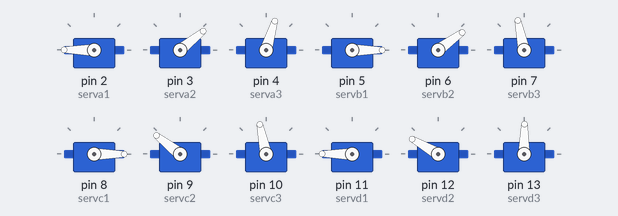
The sketch below on a simulated Arduino Uno, built with avr-gcc and run on an emulated ATmega328P. Parts: 12 × servo.

Above: at 11.45 s.
At 11.9 s:
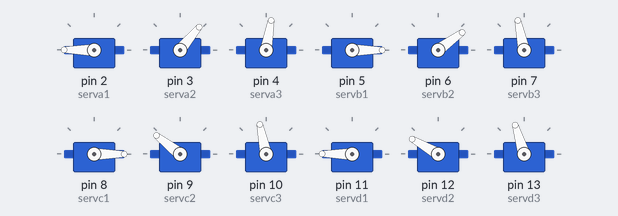
At 12.25 s:
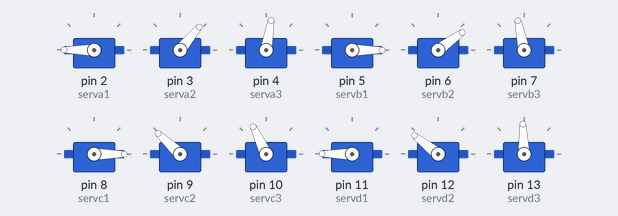
At 12.65 s:
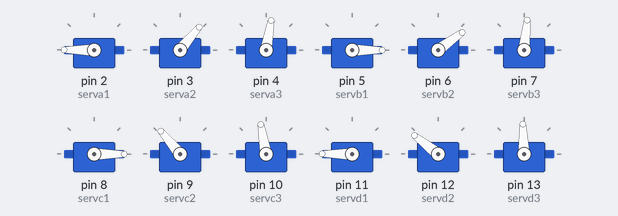
At 12.95 s:
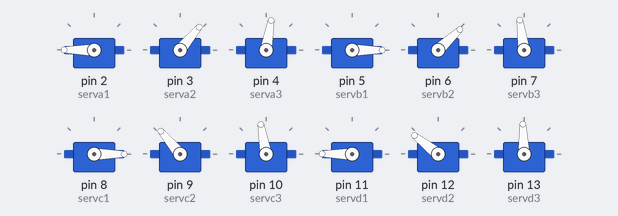
Timing chart, 0 to 15.8 s (numbered marks = the images above):
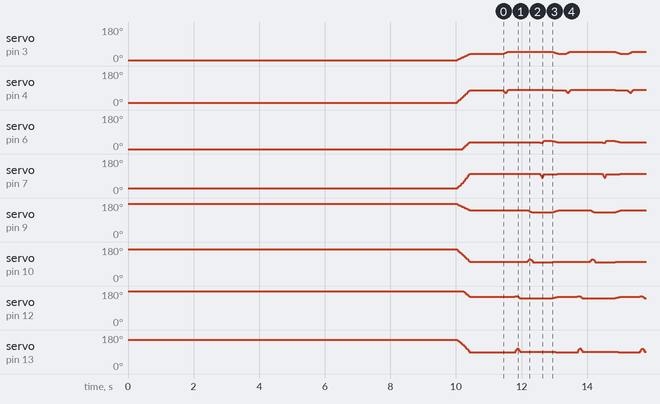

The sketch:

Arduino_Receiver.ino
```cpp
#include <Servo.h>

Servo serva1;
Servo serva2;
Servo serva3;

Servo servb1;
Servo servb2;
Servo servb3;

Servo servc1;
Servo servc2;
Servo servc3;

Servo servd1;
Servo servd2;
Servo servd3;

double x = -31.75,y = 0,z = 15;
double l1 = 31.75, l2 = 80, l3 = 80;

double x2da = 0, y2da = 15;
double x2db = 30, y2db = 15;
double x2dc = 0, y2dc = 15;
double x2dd = 30, y2dd = 15;

double theta1Deg = 0;
double theta2Deg = 0;
double theta3Deg = 0;

double theta1Deg2d = 0;
double theta2Deg2d = 0;

int td = 1;
int resolution = 50;
int state = 0;

char command;
/** 3D Inverse Kinematics **/
void IK_Calc(double x, double y, double z)
{
  /****Inverse Kinematics****/
  double ag = sqrt(sq(x)+sq(y)-sq(l1));

  double ac = sqrt(sq(ag)+sq(z));

  double theta1 = PI-(atan2(y,x)+atan2(ag,l1));

  double a = acos(-(sq(ac)-sq(l2)-sq(l3))/(2*l2*l3));

  double theta3 = PI - a;

  double theta2 = atan2(z,ag)-atan2(l3*sin(theta3),l2+l3*cos(theta3));
  /***************************/

  /******radian 2 degree******/
  theta1Deg=theta1*180/PI;
  theta2Deg=theta2*180/PI;
  theta3Deg=theta3*180/PI;
  /***************************/
}

/** 2d inverse Kinematics **/
void IK_Calc2D(double x, double y)
{
  double r = sq(x)+sq(y);

  double c2 = (r-sq(l2)-sq(l3))/(2*l2*l3);

  double a = acos(-(r-sq(l2)-sq(l3))/(2*l2*l3));

  double s2 = sqrt(1-sq(c2));

  double theta2=atan2(s2,c2);

  double b = atan2(l3*s2,l2+(l3*c2));

  double c = atan2(y,x);

  double theta1 = c-b;

  theta1Deg2d=theta1*180/PI;
  theta2Deg2d=theta2*180/PI;
}

void setup() {
  Serial.begin(115200);
  serva1.attach(2); //180 invert angle
  serva2.attach(3); //0   normal angle
  serva3.attach(4); //180 invert angle

  servb1.attach(5); //0   normal angle
  servb2.attach(6); //0   normal angle
  servb3.attach(7); //180 invert angle

  servc1.attach(8); //0   normal  angle
  servc2.attach(9); //180 invert angle
  servc3.attach(10);  //0 normal angle

  servd1.attach(11);  //180 invert angle
  servd2.attach(12);  //180 invert angle
  servd3.attach(13);  //0   normal angle

  IK_Calc(x, y, z);
  IK_Calc2D(x2da, y2da);
  serva1.write(map(theta1Deg,0,180,180,0));
  serva2.write(theta1Deg2d);
  serva3.write(map(theta2Deg2d,0,180,180,0));
  IK_Calc2D(x2db, y2db);
  servb1.write(theta1Deg);
  servb2.write(theta1Deg2d);
  servb3.write(map(theta2Deg2d,0,180,180,0));
  IK_Calc2D(x2dc, y2dc);
  servc1.write(theta1Deg);
  servc2.write(map(theta1Deg2d,0,180,180,0));
  servc3.write(theta2Deg2d);
  IK_Calc2D(x2dd, y2dd);
  servd1.write(map(theta1Deg,0,180,180,0));
  servd2.write(map(theta1Deg2d,0,180,180,0));
  servd3.write(theta2Deg2d);//*/
  delay(10000);

  for(int i = 0;i<resolution;i++){
    y2da=y2da+1.7;
    y2db=y2db+2.1;
    y2dc=y2dc+1.7;
    y2dd=y2dd+1.9;
    if (y2da>100)y2da=100;
    if (y2db>120)y2db=120;
    if (y2dc>100)y2dc=100;
    if (y2dd>110)y2dd=110;

    IK_Calc2D(x2da, y2da);
    serva1.write(map(theta1Deg,0,180,180,0));
    serva2.write(theta1Deg2d);
    serva3.write(map(theta2Deg2d,0,180,180,0));
    IK_Calc2D(x2db, y2db);
    servb1.write(theta1Deg);
    servb2.write(theta1Deg2d);
    servb3.write(map(theta2Deg2d,0,180,180,0));
    IK_Calc2D(x2dc, y2dc);
    servc1.write(theta1Deg);
    servc2.write(map(theta1Deg2d,0,180,180,0));
    servc3.write(theta2Deg2d);
    IK_Calc2D(x2dd, y2dd);
    servd1.write(map(theta1Deg,0,180,180,0));
    servd2.write(map(theta1Deg2d,0,180,180,0));
    servd3.write(theta2Deg2d);
    delay(5);
  }
  delay(1000);
}

void loop() {
  if (state == 0)
  {
    for(int Step = 0;Step<20;Step++)
    {
      //step1
      for(int i = 0;i<=resolution;i++)
      {
        y2da=y2da-0.4;
        x2da=x2da-0.4;
        if(y2da<80)y2da=80;
        if(x2da<-20)x2da=-20;
        IK_Calc2D(x2da, y2da);
        serva2.write(theta1Deg2d);
        serva3.write(map(theta2Deg2d,0,180,180,0));
        delay(td);
      }
      for(int i = 0;i<=resolution;i++)
      {
        y2da=y2da+0.4;
        if(y2da>100)y2da=100;
        IK_Calc2D(x2da, y2da);
        serva2.write(theta1Deg2d);
        serva3.write(map(theta2Deg2d,0,180,180,0));
        delay(td);
      }
      delay(200);
      //step2
      for(int i = 0;i<=resolution;i++)
      {
        y2dd=y2dd-0.4;
        x2dd=x2dd-0.4;
        if(y2dd<80)y2dd=80;
        if(x2dd<10)x2dd=10;
        IK_Calc2D(x2dd, y2dd);
        servd2.write(map(theta1Deg2d,0,180,180,0));
        servd3.write(theta2Deg2d);
        delay(td);
      }
      for(int i = 0;i<=resolution;i++)
      {
        y2dd=y2dd+0.6;
        if(y2dd>110)y2dd=110;
        IK_Calc2D(x2dd, y2dd);
        servd2.write(map(theta1Deg2d,0,180,180,0));
        servd3.write(theta2Deg2d);
        delay(td);
      }
      delay(200);
      //step3
      for(int i = 0;i<=resolution;i++)
      {
        y2dc=y2dc-0.4;
        x2dc=x2dc-0.4;
        if(y2dc<80)y2dc=80;
        if(x2dc<-20)x2dc=-20;
        IK_Calc2D(x2dc, y2dc);
        servc2.write(map(theta1Deg2d,0,180,180,0));
        servc3.write(theta2Deg2d);
        delay(td);
      }
      for(int i = 0;i<=resolution;i++)
      {
        y2dc=y2dc+0.4;
        if(y2dc>100)y2dc=100;
        IK_Calc2D(x2dc, y2dc);
        servc2.write(map(theta1Deg2d,0,180,180,0));
        servc3.write(theta2Deg2d);
        delay(td);
      }
      delay(200);

      //step4
      for(int i = 0;i<=resolution;i++)
      {
        y2db=y2db-0.4;
        x2db=x2db-0.4;
        if(y2db<80)y2db=80;
        if(x2db<10)x2db=10;
        IK_Calc2D(x2db, y2db);
        servb2.write(theta1Deg2d);
        servb3.write(map(theta2Deg2d,0,180,180,0));
        delay(td);
      }
      for(int i = 0;i<=resolution;i++)
      {
        y2db=y2db+0.8;
        if(y2db>120)y2db=120;
        IK_Calc2D(x2db, y2db);
        servb2.write(theta1Deg2d);
        servb3.write(map(theta2Deg2d,0,180,180,0));
        delay(td);
      }
      delay(200);
      //lean forward
      for(int i = 0;i<=resolution;i++)
      {
        x2da=x2da+0.4;
        x2db=x2db+0.4;
        x2dc=x2dc+0.4;
        x2dd=x2dd+0.4;
        if(x2da>0)x2da=0;
        if(x2db>30)x2db=30;
        if(x2dc>0)x2dc=0;
        if(x2dd>30)x2dd=30;
        IK_Calc2D(x2da, y2da);
        serva2.write(theta1Deg2d);
        serva3.write(map(theta2Deg2d,0,180,180,0));
        IK_Calc2D(x2db, y2db);
        servb2.write(theta1Deg2d);
        servb3.write(map(theta2Deg2d,0,180,180,0));
        IK_Calc2D(x2dc, y2dc);
        servc2.write(map(theta1Deg2d,0,180,180,0));
        servc3.write(theta2Deg2d);
        IK_Calc2D(x2dd, y2dd);
        servd2.write(map(theta1Deg2d,0,180,180,0));
        servd3.write(theta2Deg2d);
        delay(td);
      }
      delay(200);
    }
    //*/
    for(int i = 0;i<resolution;i++){
    y2da=y2da-1.7;
    y2db=y2db-2.1;
    y2dc=y2dc-1.7;
    y2dd=y2dd-1.9;
    if (y2da<15)y2da=15;
    if (y2db<15)y2db=15;
    if (y2dc<15)y2dc=15;
    if (y2dd<15)y2dd=15;

    IK_Calc2D(x2da, y2da);
    serva1.write(map(theta1Deg,0,180,180,0));
    serva2.write(theta1Deg2d);
    serva3.write(map(theta2Deg2d,0,180,180,0));
    IK_Calc2D(x2db, y2db);
    servb1.write(theta1Deg);
    servb2.write(theta1Deg2d);
    servb3.write(map(theta2Deg2d,0,180,180,0));
    IK_Calc2D(x2dc, y2dc);
    servc1.write(theta1Deg);
    servc2.write(map(theta1Deg2d,0,180,180,0));
    servc3.write(theta2Deg2d);
    IK_Calc2D(x2dd, y2dd);
    servd1.write(map(theta1Deg,0,180,180,0));
    servd2.write(map(theta1Deg2d,0,180,180,0));
    servd3.write(theta2Deg2d);
    delay(5);
    }
    state = 1;
  }
}
```
